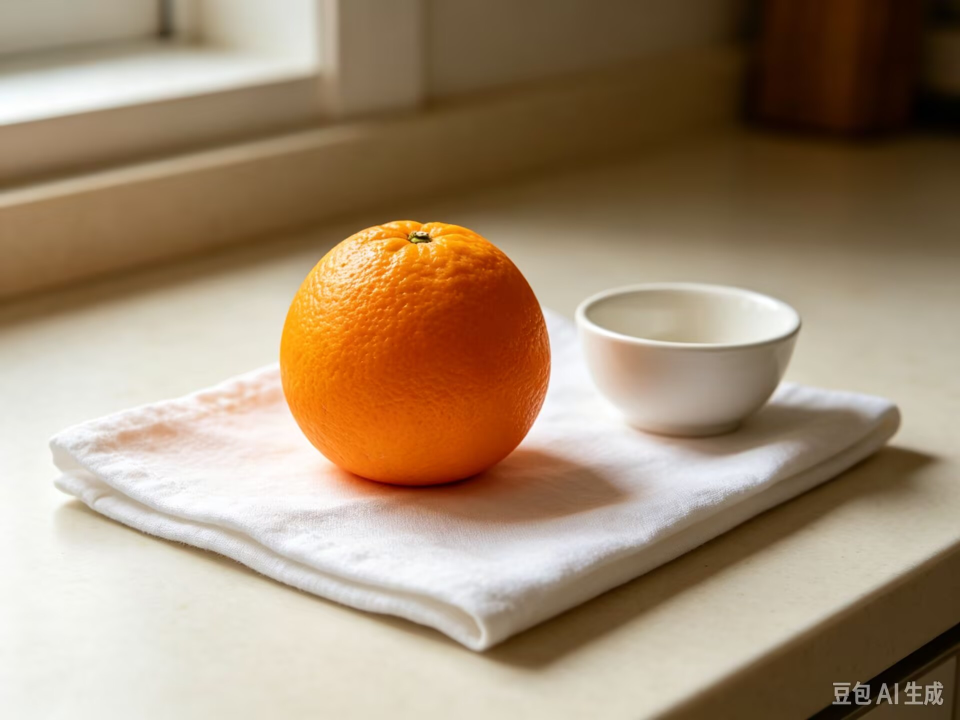
#> input picture 算法组/Week1/luohaoyang/W1_罗颢洋_视觉算法/data/images/01.jpg, 1920 x 1440 px (shown at 1/2 size)
$ python task2_basics.py
#> lines starting #> are read from the running program, lines starting #| are printed output that depends on the picture; after the words box and inside, x2 and y2 are one past the last pixel; in counts of white or black regions, pixels touching at a corner belong together
import cv2
import os


def task2_processing(image_path, output_dir: str = "../outputs/task2"):
    # 1. 确保输出目录存在
#> called with image_path = '../data/images/01.jpg', output_dir = '../outputs/task2'
    os.makedirs(output_dir, exist_ok=True)

    # 2. 读取图片
    img = cv2.imread(image_path)
#> img is the input picture: shape (1440, 1920, 3); mean B, G, R 114, 139.2, 161.5
    img = cv2.resize(img, (0, 0), fx=0.3, fy=0.3)
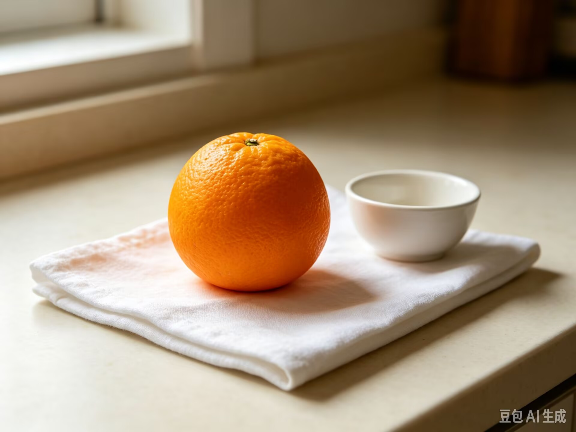
#> img: shape (432, 576, 3); mean B, G, R 113.9, 139.2, 161.5
    if img is None:
        print(f"图片读取失败了，检查一下路径：{image_path}")
        return

    # 3. 图像处理
    # (1) 灰度图
    gray = cv2.cvtColor(img, cv2.COLOR_BGR2GRAY)
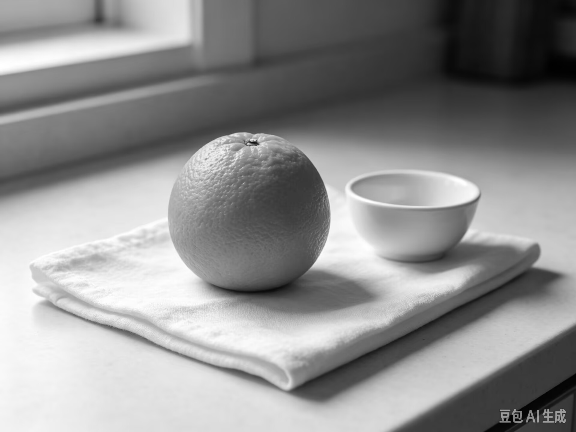
#> gray: shape (432, 576); min 0, max 255, mean 143

    # (2) 高斯滤波 (去噪)
    blurred = cv2.GaussianBlur(gray, (5, 5), 0)

    # (3) 阈值分割 (二值化，大于127变白，小于变黑)
    # 注意：cv2.threshold 返回两个值，_ 是阈值，thresh 是处理后的图像
    _, thresh = cv2.threshold(blurred, 200, 255, cv2.THRESH_BINARY)
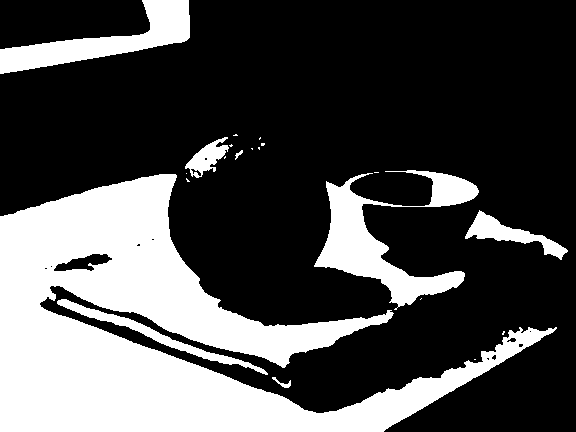
#> thresh: shape (432, 576); 29.9% white; 21 white regions (13 under 20 px), largest, box (x1, y1, x2, y2) and area: (0, 174, 557, 432) 57680, (314, 170, 479, 310) 7434, (0, 0, 190, 74) 5034

    # (4) Canny 边缘检测
    edges = cv2.Canny(blurred, 50, 150)
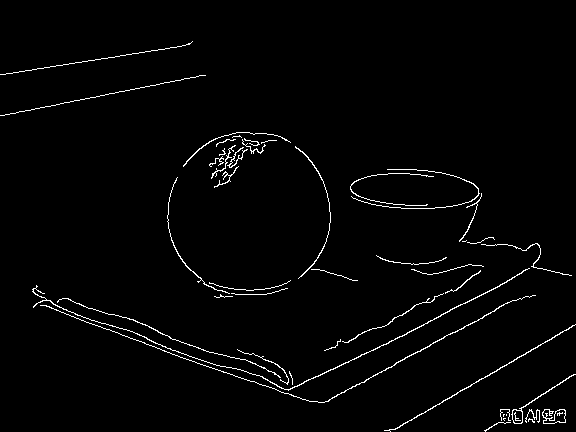
#> edges: shape (432, 576); 2% white in thin lines or dots

    # (5) 形态学开运算 (先腐蚀后膨胀，去除小噪点)
    kernel = cv2.getStructuringElement(cv2.MORPH_RECT, (5, 5))
    opened = cv2.morphologyEx(thresh, cv2.MORPH_OPEN, kernel)
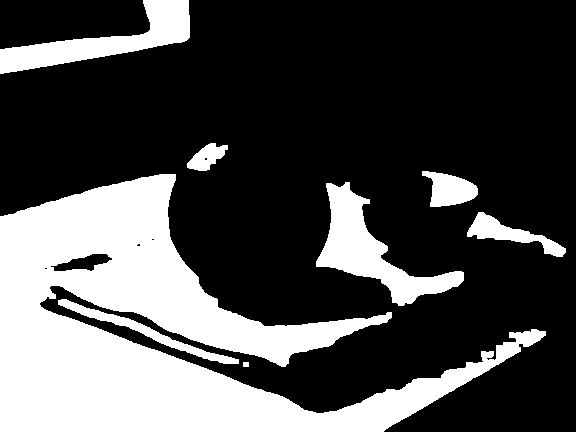
#> opened: shape (432, 576); 29.4% white; 8 white regions, largest, box (x1, y1, x2, y2) and area: (0, 174, 546, 432) 57426, (316, 182, 464, 306) 5824, (0, 0, 190, 74) 5032

    # 4. 保存这 5 张中间结果图
    cv2.imwrite(os.path.join(output_dir, "1_gray.jpg"), gray)
    cv2.imwrite(os.path.join(output_dir, "2_gaussian_blur.jpg"), blurred)
    cv2.imwrite(os.path.join(output_dir, "3_threshold.jpg"), thresh)
    cv2.imwrite(os.path.join(output_dir, "4_canny_edges.jpg"), edges)
    cv2.imwrite(os.path.join(output_dir, "5_morphology_open.jpg"), opened)

    print(f"5张对比图已存到 {output_dir} 里了。")

    # 5. 显示结果对比 (按任意键关闭)
    # 把原图也显示出来，方便你对比
    cv2.imshow("Original", img)
    cv2.imshow("1. Gray", gray)
    cv2.imshow("2. Gaussian Blur", blurred)
    cv2.imshow("3. Threshold", thresh)
    cv2.imshow("4. Canny Edges", edges)
    cv2.imshow("5. Morphology Open", opened)

    cv2.waitKey(0)
    cv2.destroyAllWindows()


# 调用
if __name__ == "__main__":
    # 这里换成你 data 文件夹里另一张图片的名字，比如 02.jpg
    task2_processing('../data/images/01.jpg')

$ run again, with 算法组/Week1/luohaoyang/W1_罗颢洋_视觉算法/data/images/02.jpg copied over 算法组/Week1/luohaoyang/W1_罗颢洋_视觉算法/data/images/01.jpg
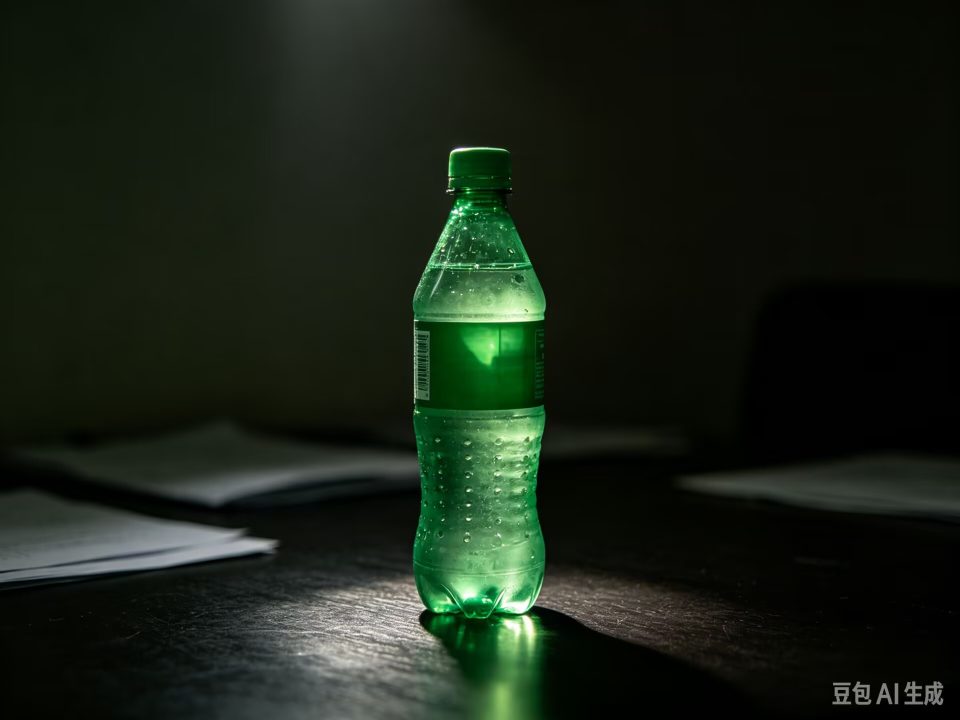
#> input picture 算法组/Week1/luohaoyang/W1_罗颢洋_视觉算法/data/images/02.jpg, 1920 x 1440 px (shown at 1/2 size)
#> in task2_processing, img is the input picture: shape (1440, 1920, 3); mean B, G, R 22.3, 33.8, 24.8
#> img: shape (432, 576, 3)
#> in task2_processing, `_, thresh = cv2.threshold(blurred, 200, 255, cv2.THRESH_BINARY)`:
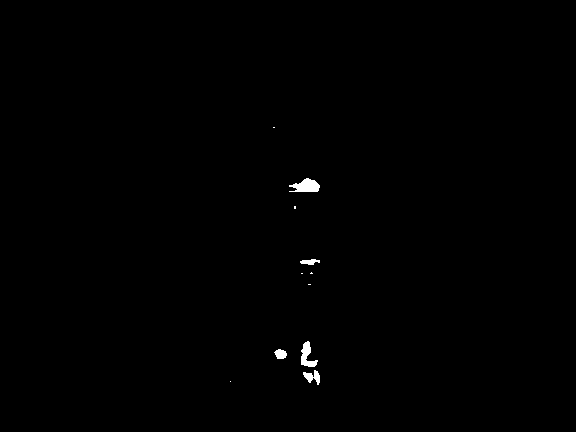
#> thresh: shape (432, 576); 0.34% white; 11 white regions (6 under 20 px), largest, box (x1, y1, x2, y2) and area: (289, 178, 320, 192) 286, (301, 341, 318, 367) 224, (303, 370, 320, 385) 134, (274, 349, 287, 359) 95, (300, 259, 320, 265) 79
#> in task2_processing, `edges = cv2.Canny(blurred, 50, 150)`:
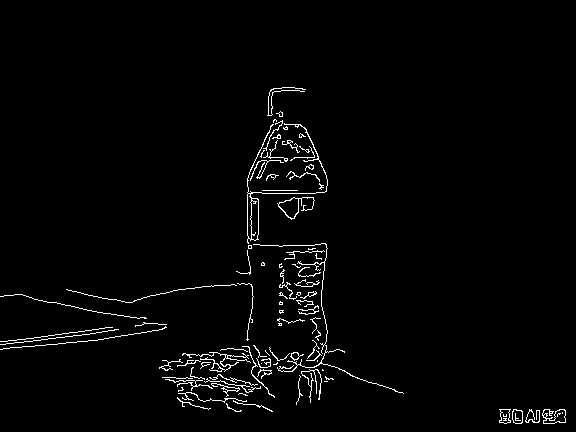
#> edges: shape (432, 576); 2% white in thin lines or dots, all inside (x1, y1, x2, y2) = (0, 87, 566, 424)
#> opened: shape (432, 576); 0.27% white; 6 white regions, box (x1, y1, x2, y2) and area: (296, 179, 319, 192) 248, (301, 342, 316, 367) 208, (276, 350, 286, 359) 84, (305, 373, 313, 380) 51, (314, 373, 320, 380) 39, (308, 260, 314, 265) 30

$ run again, with 算法组/Week1/luohaoyang/W1_罗颢洋_视觉算法/data/images/03.png saved as 算法组/Week1/luohaoyang/W1_罗颢洋_视觉算法/data/images/01.jpg
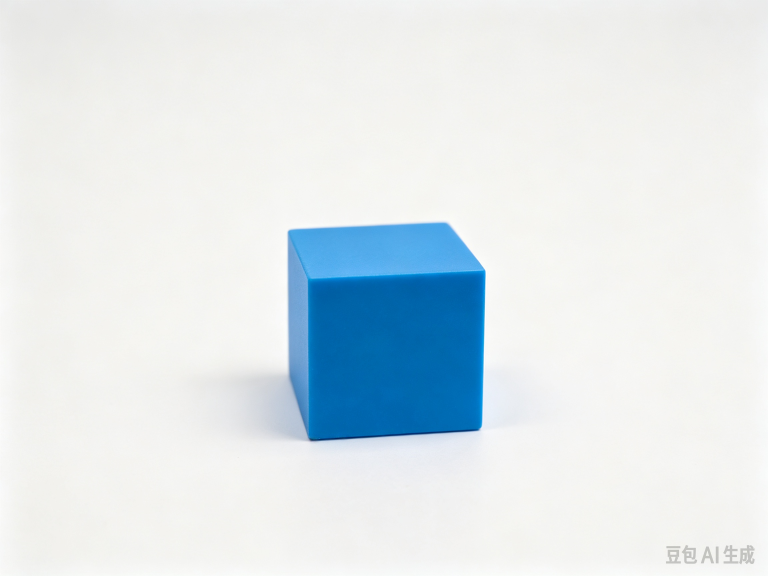
#> input picture 算法组/Week1/luohaoyang/W1_罗颢洋_视觉算法/data/images/03.png, 2304 x 1728 px (shown at 1/3 size)
#> in task2_processing, img is the input picture: shape (1728, 2304, 3); mean B, G, R 235.6, 231.7, 222.8
#> img: shape (518, 691, 3)
#> in task2_processing, `_, thresh = cv2.threshold(blurred, 200, 255, cv2.THRESH_BINARY)`:
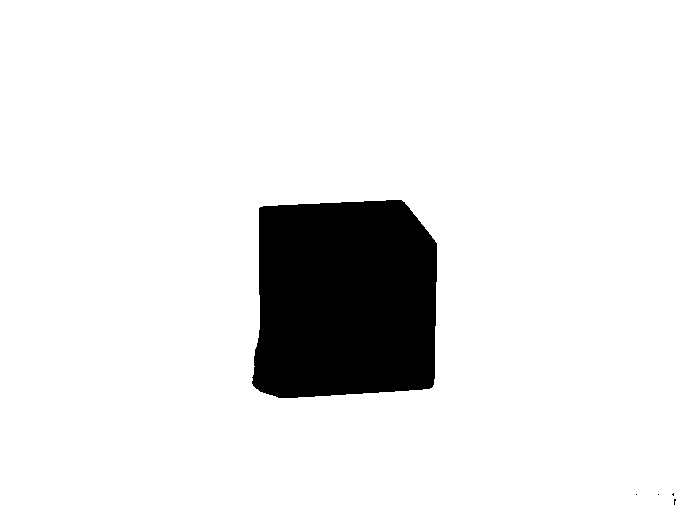
#> thresh: shape (518, 691); 90.7% white; 5 black regions (4 under 20 px), largest, box (x1, y1, x2, y2) and area: (252, 200, 437, 398) 33319
#> in task2_processing, `edges = cv2.Canny(blurred, 50, 150)`:
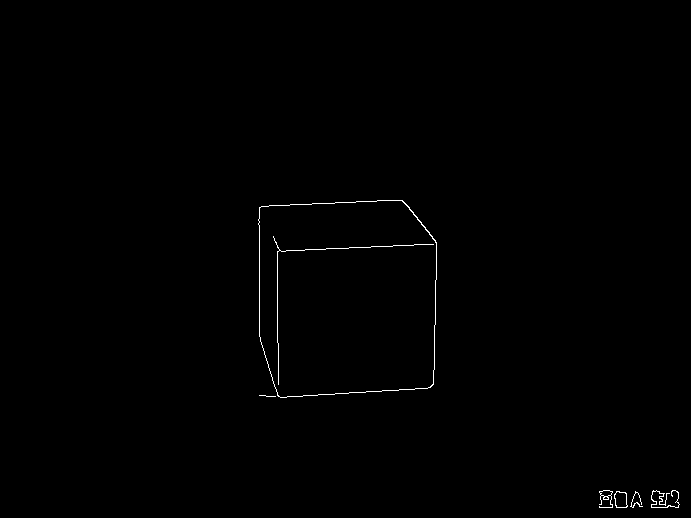
#> edges: shape (518, 691); 0.38% white in thin lines or dots, all inside (x1, y1, x2, y2) = (258, 200, 680, 508)
#> opened: shape (518, 691); 90.7% white; 5 black regions (4 under 20 px), largest, box (x1, y1, x2, y2) and area: (252, 200, 437, 398) 33323

$ run again, with 算法组/Week1/luohaoyang/W1_罗颢洋_视觉算法/data/images/04.png saved as 算法组/Week1/luohaoyang/W1_罗颢洋_视觉算法/data/images/01.jpg
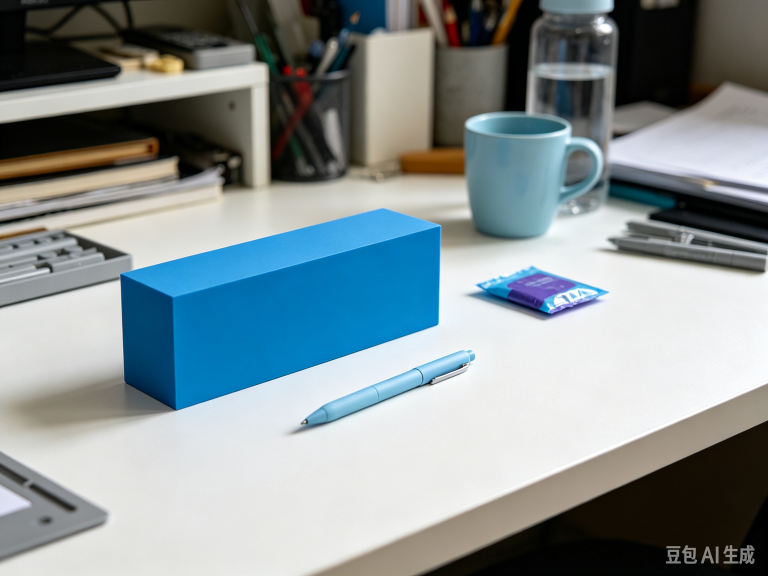
#> input picture 算法组/Week1/luohaoyang/W1_罗颢洋_视觉算法/data/images/04.png, 2304 x 1728 px (shown at 1/3 size)
#> in task2_processing, img is the input picture: shape (1728, 2304, 3); mean B, G, R 149.1, 146.1, 134.4
#> img: shape (518, 691, 3)
#> in task2_processing, `_, thresh = cv2.threshold(blurred, 200, 255, cv2.THRESH_BINARY)`:
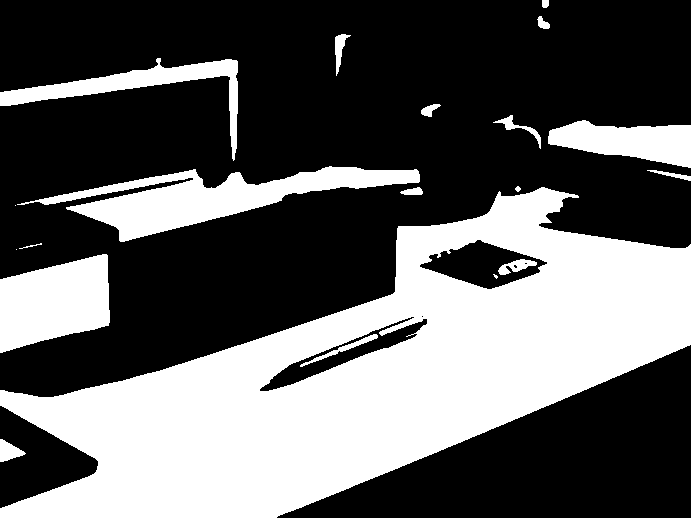
#> thresh: shape (518, 691); 37.4% white; 20 white regions (3 under 20 px), largest, box (x1, y1, x2, y2) and area: (0, 187, 691, 518) 104173, (17, 166, 420, 242) 10779, (0, 254, 110, 353) 7909
#> edges: shape (518, 691); 3.7% white in thin lines or dots
#> in task2_processing, `opened = cv2.morphologyEx(thresh, cv2.MORPH_OPEN, kernel)`:
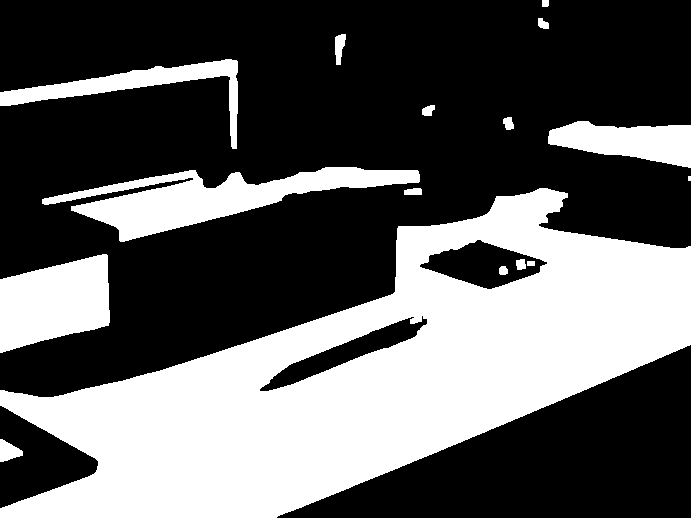
#> opened: shape (518, 691); 37% white; 16 white regions (1 under 20 px), largest, box (x1, y1, x2, y2) and area: (0, 188, 691, 518) 103893, (42, 167, 420, 242) 10701, (0, 254, 110, 353) 7909
